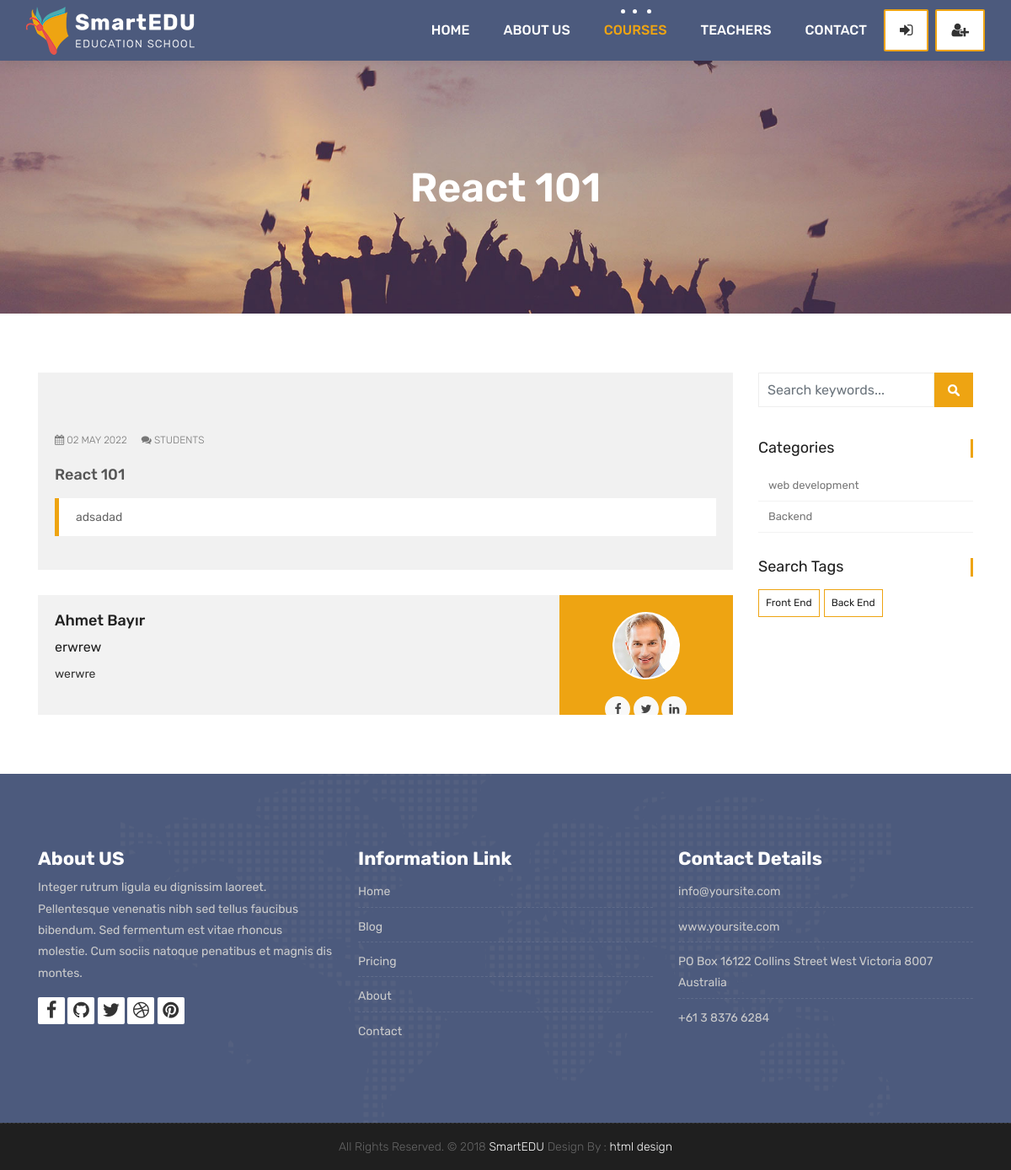
The page /courses/web-development/4 on the database its author committed.
### courses/models.py (models this page shows, shortened)
class Course(models.Model):
    teacher = models.ForeignKey(Teacher, null=True, on_delete=models.CASCADE)
    name = models.CharField(max_length=200, unique=True)
    category = models.ForeignKey(Category, null=True, on_delete=models.DO_NOTHING)
    tags = models.ManyToManyField(Tag, blank=True, null=True)
    students = models.ManyToManyField(User, blank=True, related_name='courses_joined')
    description = models.TextField(blank=True, null=True)
    image = models.ImageField(upload_to="courses/%Y/%m/%d/", default="courses/default_course_image.jpg")
    date = models.DateTimeField(auto_now=True)
    available = models.BooleanField(default=True)

class Category(models.Model):
    name = models.CharField(max_length=50, null=True)
    slug = models.SlugField(max_length=50, unique=True, null=True)

class Tag(models.Model):
    name = models.CharField(max_length=50, null=True)
    slug = models.SlugField(max_length=50, unique=True, null=True)

### teachers/models.py (models this page shows, shortened)
class Teacher(models.Model):
    name = models.CharField(max_length=50)
    title = models.CharField(max_length=50)
    description = models.TextField(blank=True)
    image = models.ImageField(upload_to="courses/%Y/%m/%d/")
    facebook = models.URLField(max_length=100, blank=True)
    twitter = models.URLField(max_length=100, blank=True)
    linkedin = models.URLField(max_length=100, blank=True)
    youtube = models.URLField(max_length=100, blank=True)

### courses/views.py (the view)
# urls.py: path('<slug:category_slug>/<int:course_id>', views.course_detail, name="course_detail"),
def course_detail(request, category_slug, course_id):
    current_user = request.user
    course = Course.objects.get(category__slug=category_slug, id = course_id)
    courses = Course.objects.all().order_by('-date')
    categories = categories = Category.objects.all()
    tags = Tag.objects.all()
    if current_user.is_authenticated:
        enrolled_courses = current_user.courses_joined.all()
    else:
        enrolled_courses = courses
    context = {
        'course': course,
        'enrolled_courses': enrolled_courses,
        'categories': categories,
        'tags': tags
    }
    return render(request, 'course.html', context)

### templates/course.html (shortened to what this page needs)
{% extends 'partials/_base.html' %}
{% load static %}
{% block content %}
<div class="all-title-box">
	<div class="container text-center">
		<h1>{{course.name}}</span></h1>
	</div>
</div>
<div id="overviews" class="section wb">
	<div class="container">
		<div class="row">
			<div class="col-lg-9 blog-post-single">
				<div class="blog-item">
					<div class="image-blog">
					</div>
					<div class="post-content">
						<div class="meta-info-blog">
							<span><i class="fa fa-calendar"></i> {{course.date|date:"d M Y"}}</span>
							<span><i class="fa fa-comments"></i> Students</span>
						</div>
						<div class="blog-title">
							<h2><a href="#" title="">{{course.name}}</a></h2>
						</div>
						<div class="blog-desc">
							<blockquote class="default">
								{{course.description}}
							</blockquote>
						</div>
					</div>
				</div>
				<div class="blog-author">
					<div class="author-bio">
						<h3 class="author_name"><a
								href="{% url 'teacher_detail' course.teacher.pk %}">{{course.teacher.name}}</a></h3>
						<h5>{{course.teacher.title}}</h5>
						<p class="author_det">
							{{course.teacher.description}}
						</p>
					</div>
					<div class="author-desc">
						<img src="{{course.teacher.image.url}}" alt="about author">
						<ul class="author-social">
							<li><a href="{{course.teacher.facebook}}"><i class="fa fa-facebook"></i></a></li>
							<li><a href="{{course.teacher.twitter}}"><i class="fa fa-twitter"></i></a></li>
							<li><a href="{{course.teacher.linkedin}}"><i class="fa fa-linkedin"></i></a></li>
						</ul>
					</div>
				</div>
			</div>
			<div class="col-lg-3 col-12 right-single">
				<div class="widget-search">
					<div class="site-search-area">
						<form method="get" id="site-searchform" action="#">
							<div>
								<input class="input-text form-control" name="search-k" id="search-k"
									placeholder="Search keywords..." type="text">
								<input id="searchsubmit" value="Search" type="submit">
							</div>
						</form>
					</div>
				</div>
				<div class="widget-categories">
					<h3 class="widget-title">Categories</h3>
					<ul>
						{% for category in categories %}
							<li><a href="{% url 'courses_by_category' category.slug %}">{{category.name}}</a></li>
						{% endfor %}
					</ul>
				</div>
				<div class="widget-tags">
					<h3 class="widget-title">Search Tags</h3>
					<ul class="tags">
						{% for tag in tags %}
						<li><a href="{% url 'courses_by_tag' tag.slug %}">{% if tag.slug in request.path %} <b>{{tag.name}}</b>{% else %}{{tag.name}}{% endif %}</a></li>
					{% endfor %}
					</ul>
				</div>
			</div>
		</div>
	</div>
</div>
{% endblock %}

### rows shown on the page
Course: name "React 101", date "02 MAY 2022", description "adsadad", teacher.name "Ahmet Bayır", teacher "erwrew", teacher.description "werwre", teacher.image (picture)
Category: name "web development"
Category: name "Backend"
Tag: name "Front End"
Tag: name "Back End"
